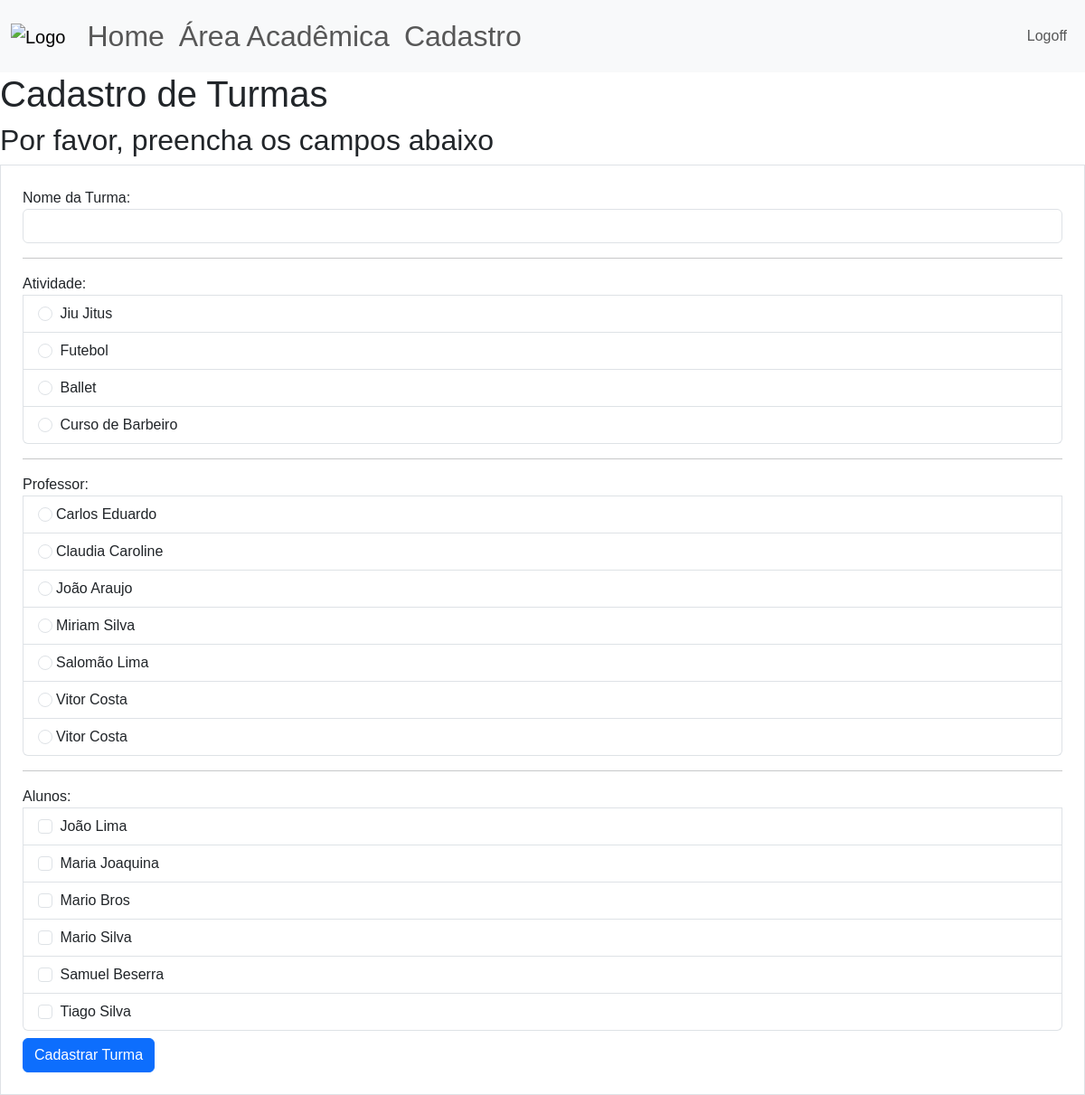
Screenshot of /cadastro/cad_turma (signed in) with the database file from the repository.
### site_verbo_amar/models.py (models this page shows)
class Atividade(database.Model):
    id = database.Column(database.Integer, primary_key=True)
    atividade = database.Column(database.String, nullable=False, unique=True)
    dias_aula = database.Column(database.String, nullable=False)

class Usuario(database.Model, UserMixin):
    id = database.Column(database.Integer, primary_key=True)
    username = database.Column(database.String, nullable=False)
    email = database.Column(database.String, nullable=False, unique=True)
    senha = database.Column(database.String, nullable=False)
    sexo = database.Column(database.String, nullable=False)
    adm = database.Column(database.String, nullable=False)
    professor = database.Column(database.String, nullable=False)
    data_aniversario = database.Column(database.DateTime, nullable=False)

class Aluno(database.Model):
    id = database.Column(database.Integer, primary_key=True)
    nome_completo = database.Column(database.String, nullable=False)
    cpf = database.Column(database.Integer, nullable=False)
    sexo = database.Column(database.String, nullable=False)
    nome_mae = database.Column(database.String, nullable=False)
    nome_pai = database.Column(database.String, nullable=False)
    data_aniversario = database.Column(database.DateTime, nullable=False)

### site_verbo_amar/routes.py (the view, shortened to what this page needs)
@app.route("/cadastro/cad_turma", methods=['GET','POST'])
@login_required
def cad_turma():
    form_cad_turma = FormTurma()
    atividades = carregar_atividades()
    professores = carregar_professores()
    alunos = carregar_alunos()
    return render_template('cad_turma.html',
                           form_cad_turma=form_cad_turma,
                           atividades=atividades,
                           professores=professores,
                           alunos=alunos)

### site_verbo_amar/forms.py
class FormTurma(FlaskForm):
    nome_turma = StringField("Nome da Turma:", validators=[DataRequired()])
    atividade = BooleanField("Atividade:", )
    professor = BooleanField("Professor:",)
    alunos = BooleanField("Alunos:", )
    botao_submit_turma = SubmitField("Cadastrar Turma")

### site_verbo_amar/models.py (called while the page is built)
@login_manager.user_loader
def load_user(id_usuario):
    return Usuario.query.get(int(id_usuario))

### site_verbo_amar/routes.py (called while the page is built)
def carregar_atividades():
    atividades = Atividade.query.order_by(Atividade.id.asc())
    return atividades

def carregar_professores():
    professores = Usuario.query.order_by(Usuario.username.asc())
    return professores

def carregar_alunos():
    alunos = Aluno.query.order_by(Aluno.nome_completo.asc())
    return alunos

### site_verbo_amar/templates/cad_turma.html (shortened to what this page needs)
{% extends 'base.html'%}
{% block body %}
<h1>Cadastro de Turmas</h1>
<h2>Por favor, preencha os campos abaixo</h2>
<div class="col">
  <form method="POST", action="" class="border p-4 mt-1">
    <fieldset>
      <div class="form-group">
        {{ form_cad_turma.nome_turma.label(class="form-control-label") }}
        {% if form_cad_turma.nome_turma.errors %}
          {{ form_cad_turma.nome_turma(class='form-control is-invalid')}}
      </div>
      <div class="invalid-feedback">
        {% for erro in form_cad_turma.nome_turma.errors %}
          {{erro}}
        {% endfor %}
      </div>
      {% else %}
        {{form_cad_turma.nome_turma(class="form-control")}}
      {% endif %}
    </fieldset>
    <hr>
    <ul class="list-group">
      {{form_cad_turma.atividade.label(class='form-control-label')}}
      {% for ativ in atividades %}
        <li class="list-group-item">
          <input class="form-check-input me-1" type="radio"
          name="atividade"
          value="{{ativ.atividade}}"
          id="{{ativ.atividade}}">
          <label class="form-check-label" for="{{ativ.atividade}}">{{ativ.atividade}}</label>
        </li>
      {% endfor %}
    </ul>
    <hr>
    <ul class="list-group">
      {{form_cad_turma.professor.label(class='form-control-label')}}
      {% for professor in professores %}
        <li class="list-group-item">
          <input class="form-check-input me-1" type="radio"
          name="professor"
          value="{{professor.username}}"
          id="{{professor.username}}>"
          <label class="form-check-label" for="{{professor.username}}">{{professor.username}}</label>
        </li>
      {% endfor %}
    </ul>
    <hr>
    <ul class="list-group">
      {{form_cad_turma.alunos.label(class='form-control-label')}}
      {% for aluno in alunos %}
        <li class="list-group-item">
          <input class="form-check-input me-1" type="checkbox"
          name="aluno"
          value="{{aluno.nome_completo}}" id="{{aluno.nome_completo}}">
          <label class="form-check-label" for="{{aluno.nome_completo}}">{{aluno.nome_completo}}</label>
        </li>
      {% endfor %}
    </ul>
    {{form_cad_turma.botao_submit_turma(class='btn btn-primary mt-2')}}
  </form>
</div>
{% endblock %}

### site_verbo_amar/templates/base.html (shortened to what this page needs)
<!DOCTYPE html>
<html lang="pt-br">
<head>
    <link href="https://cdn.jsdelivr.net/npm/bootstrap@5.3.8/dist/css/bootstrap.min.css" rel="stylesheet">
    <link rel="stylesheet" type="text/css" href="{{url_for('static', filename='main.css')}}">
</head>
<body>
    {% include 'navbar.html'%}
    {% block body %}
    {% endblock %}
</body>
</html>

### site_verbo_amar/templates/navbar.html (shortened to what this page needs)
<nav class="navbar navbar-expand-lg bg-body-tertiary">
  <div class="container-fluid">
    <a class="navbar-brand" href="{{ url_for('home')}}">
      <img src = "{{url_for('static', filename='logo.png')}}", height="100", alt="Logo">
    </a>
    <ul class="navbar-nav me-auto mb-2 mb-lg-0" style="font-size: 2rem;">
        {% if current_user.is_authenticated %}
          <li class="nav-item">
            <a class="nav-link" href="{{ url_for('home') }}">Home</a>
          </li>
          <li class="nav-item">
            <a class="nav-link" href="{{ url_for('area_academica') }}">Área Acadêmica</a>
          </li>
          <li class="nav-item">
            <a class="nav-link" href="{{ url_for('cadastro') }}">Cadastro</a>
          </li>
         {% endif %}
      </ul>
      <ul class="d-flex navbar-nav">
        {% if current_user.is_authenticated %}
            <li class="nav-item">
              <a class="nav-link" href="{{ url_for('sair') }}">Logoff</a>
            </li>
        {% else %}
          <li class="nav-item">
            <a class="nav-link" href="{{ url_for('login') }}">Login</a>
          </li>
        {% endif %}
      </ul>
    </div>
</nav>

### site_verbo_amar/static/main.css (style rules this page uses)
* { font-family:'Poppins', sans-serif; }

### rows the page displays
Atividade: atividade "Jiu Jitus"
Atividade: atividade "Futebol"
Atividade: atividade "Ballet"
Atividade: atividade "Curso de Barbeiro"
Usuario: username "Carlos Eduardo"
Usuario: username "Claudia Caroline"
Usuario: username "João Araujo"
Usuario: username "Miriam Silva"
Usuario: username "Salomão Lima"
Usuario: username "Vitor Costa"
Usuario: username "Vitor Costa"
Aluno: nome_completo "João Lima"
Aluno: nome_completo "Maria Joaquina"
Aluno: nome_completo "Mario Bros"
Aluno: nome_completo "Mario Silva"
Aluno: nome_completo "Samuel Beserra"
Aluno: nome_completo "Tiago Silva"
